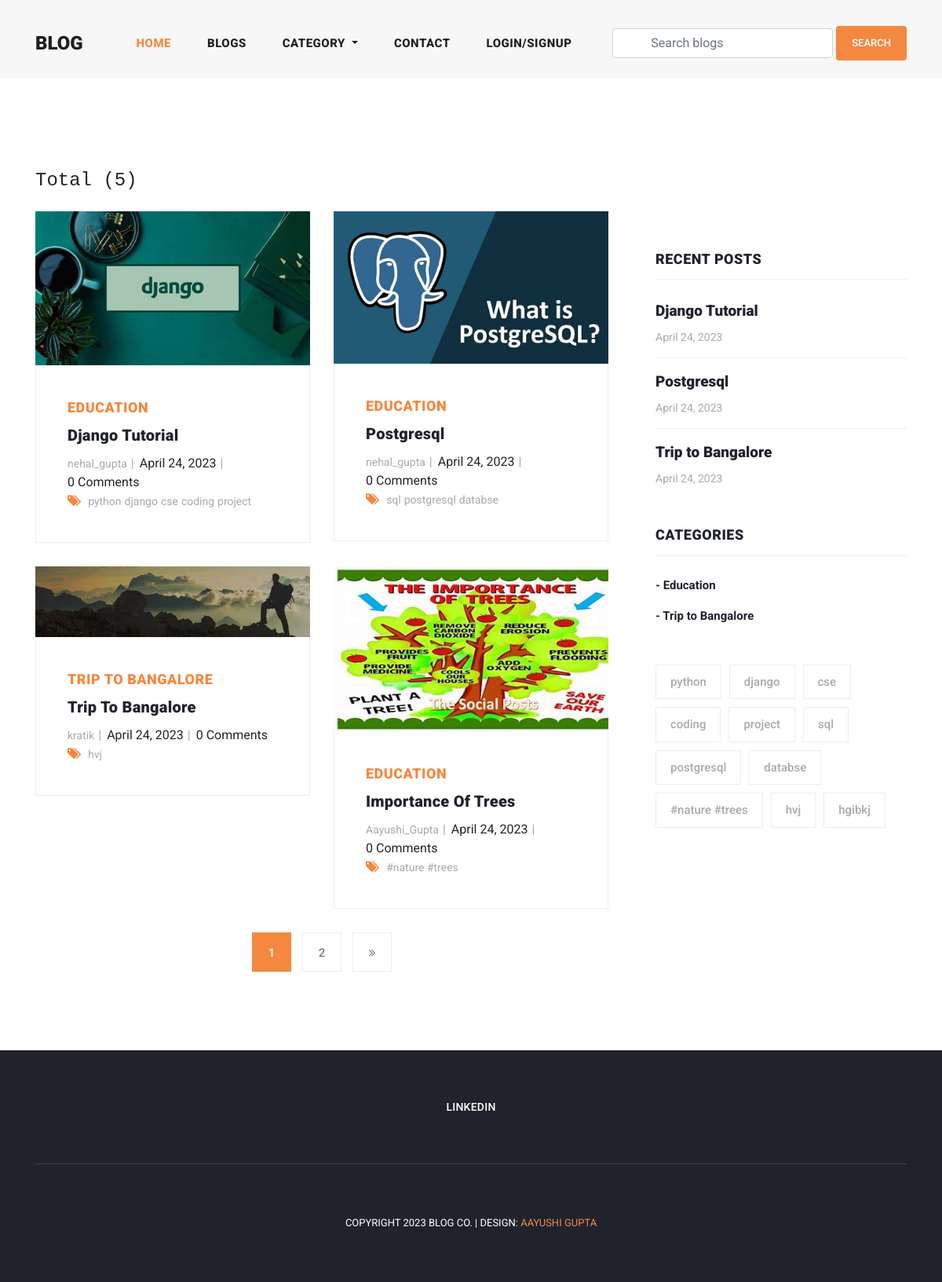
The app's page /blogs/ with its own data.
### blog/models.py (models this page shows, shortened)
class Blog(models.Model):
    user = models.ForeignKey(
        User,
        related_name='user_blogs',
        on_delete=models.CASCADE
    )
    category = models.ForeignKey(
        Category,
        related_name='category_blogs',
        on_delete=models.CASCADE
    )
    tags = models.ManyToManyField(
        Tag,
        related_name='tag_blogs',
        blank=True
    )
    likes = models.ManyToManyField(
        User,
        related_name='user_likes',
        blank=True
    )
    title = models.CharField(
        max_length=250
    )
    slug = models.SlugField(null=True, blank=True)
    banner = models.ImageField(upload_to='blog_banners')
    description = RichTextField()
    created_date = models.DateField(auto_now_add=True)

class Category(models.Model):
    title = models.CharField(max_length=150, unique=True)
    slug = models.SlugField(null=True, blank=True)
    created_date = models.DateField(auto_now_add=True)

class Tag(models.Model):
    title = models.CharField(max_length=150)
    slug = models.SlugField(null=True, blank=True)
    created_date = models.DateField(auto_now_add=True)

### user_profile/models.py (models this page shows, shortened)
class User(AbstractUser):
    email = models.EmailField(
        max_length=150,
        unique=True,
        error_messages={
            "unique": "The email must be unique"
        }
    )
    profile_image = models.ImageField(
        null=True,
        blank=True,
        upload_to="profile_images"
    )
    followers = models.ManyToManyField("Follow")
    REQUIRED_FIELDS = ["email"]
    objects = CustomUserManager()

### blog/views.py (the view)
# urls.py: path('blogs/', blogs, name='blogs'),
def blogs(request):
    queryset = Blog.objects.order_by('-created_date')
    tags = Tag.objects.order_by('-created_date')
    page = request.GET.get('page', 1)
    paginator = Paginator(queryset, 4)
    try:
        blogs = paginator.page(page)
    except EmptyPage:
        blogs = paginator.page(1)
    except PageNotAnInteger:
        blogs = paginator.page(1)
        return redirect('blogs')
    context = {
        "blogs": blogs,
        "tags": tags,
        "paginator": paginator
    }
    return render(request, 'blogs.html', context)

### blog/context_processors.py (called while the page is built)
def get_all_categories(request):
    categories = Category.objects.all()
    context = {
        "categories": categories
    }
    return context

### user_profile/context_processors.py (called while the page is built, shortened)
def user_notifications(request):
    context = {}
    return context

### templates/blogs.html (shortened to what this page needs)
{% extends 'base.html' %}
{% load static %}
{% block content %}
    <section class="blog-posts grid-system">
      <div class="container">
        <div class="row">
          <div class="col-md-8 py-3 mb-2">
            <h4 class="text-monospace">Total ({{paginator.object_list.count}})</h4>
          </div>
          <div class="col-lg-8">
            <div class="all-blog-posts">
              <div class="row">
                {% for blog in blogs %}
                {% include 'blog_card.html' %}
                {% endfor %}
                <div class="col-lg-12">
                  {% include 'pagination.html' %}
                </div>
              </div>
            </div>
          </div>
          {% include 'sidebar.html' %}
        </div>
      </div>
    </section>
{% endblock content %}

### templates/blog_card.html
{% load static %}
<div class="col-lg-6">
    <div class="blog-post">
      <div class="blog-thumb">
        <img src="{{blog.banner.url}}" alt="">
      </div>
      <div class="down-content">
        <span>{{blog.category.title}}</span>
        <a href="{% url 'blog_details' blog.slug %}"><h4>{{blog.title}}</h4></a>
        <ul class="post-info">
          <li><a href="{% url 'view_user_information' blog.user.username %}">{{blog.user.username}}</a></li>
          <li>{{blog.created_date}}</li>
          <li>{{blog.blog_comments.all.count}} Comments</li>
        </ul>
        <div class="post-options">
          <div class="row">
            <div class="col-lg-12">
              <ul class="post-tags">
                <li><i class="fa fa-tags"></i></li>
                {% if blog.tags.all.count > 0 %}
                {% for tag in blog.tags.all %}
                <li><a href="#">{{tag.title}}</a></li>
                {% endfor %}
                {% else %}
                None
                {% endif %}
              </ul>
            </div>
          </div>
        </div>
      </div>
    </div>
  </div>

### templates/sidebar.html (shortened to what this page needs)
<div class="col-lg-4">
    <div class="sidebar">
      <div class="row">
        <div class="col-lg-12">
          <div class="sidebar-item recent-posts">
            <div class="sidebar-heading">
              <h2>Recent Posts</h2>
            </div>
            <div class="content">
              <ul>
                {% for blog in blogs|slice:"3" %}
                <li><a href="{% url 'blog_details' blog.slug %}">
                  <h5>{{blog.title}}</h5>
                  <span>{{blog.created_date}}</span>
                </a></li>
                {% endfor %}
              </ul>
            </div>
          </div>
        </div>
        <div class="col-lg-12">
          <div class="sidebar-item categories">
            <div class="sidebar-heading">
              <h2>Categories</h2>
            </div>
            <div class="content">
              <ul>
                {% for category in categories %}
                <li><a href="{% url 'category_blogs' category.slug %}">- {{category.title}}</a></li>
                {% endfor %}
              </ul>
            </div>
          </div>
        </div>
        <div class="col-lg-12">
          <div class="sidebar-item tags">
            <div class="content">
              <ul>
                {% for tag in tags %}
                <li><a href="{% url 'tag_blogs' tag.slug %}">{{tag.title}}</a></li>
                {% endfor %}
              </ul>
            </div>
          </div>
        </div>
      </div>
    </div>
  </div>

### assets/css/templatemo-stand-blog.css (style rules this page uses)
body { font-family: 'Roboto', sans-serif; overflow-x: hidden; text-rendering: optimizeLegibility; -webkit-font-smoothing: antialiased; -moz-osx-font-smoothing: grayscale; }
a { text-decoration: none!important; }
ul { padding: 0; margin: 0; list-style: none; }
h1,h2,h3,h4,h5,h6 { margin: 0px; }
.blog-posts { margin-top: 100px; }
.blog-posts .blog-post { margin-bottom: 30px; }
.blog-posts .blog-thumb img { width: 100%; overflow: hidden; }
.blog-posts .down-content { padding: 40px; border-right: 1px solid #eee; border-left: 1px solid #eee; border-bottom: 1px solid #eee; }
.blog-posts .down-content span { font-size: 18px; text-transform: uppercase; letter-spacing: 0.5px; font-weight: 900; color: #f48840; }
.blog-posts .down-content h4 { font-size: 24px; text-transform: capitalize; letter-spacing: 0.5px; font-weight: 900; color: #20232e; margin: 10px 0px 12px 0px; }
.blog-posts .down-content ul.post-info li { display: inline-block; margin-right: 8px; }
.blog-posts .down-content ul.post-info li:after { content: '|'; color: #aaa; margin-left: 8px; }
.blog-posts .down-content h4 { font-size: 20px; letter-spacing: 0.25px; }
.grid-system .down-content ul.post-info li { margin-right: 3px; }
.grid-system .down-content ul.post-info li:after { margin-left: 5px; }
.blog-posts .down-content ul.post-info li:last-child::after { display: none; }
.blog-posts .down-content ul.post-info li a { font-size: 14px; color: #aaa; font-weight: 400; transition: all .3s; }
.blog-posts .down-content ul.post-tags li, .blog-posts .down-content ul.post-share li { display: inline-block; }
.blog-posts .down-content ul.post-tags li:first-child i, .blog-posts .down-content ul.post-share li:first-child i { color: #f48840; margin-right: 5px; }
.blog-posts .down-content ul.post-tags li, .blog-posts .down-content ul.post-share li { color: #aaa; }
.blog-posts .down-content ul.post-tags li a, .blog-posts .down-content ul.post-share li a { font-size: 14px; color: #aaa; font-weight: 400; transition: all .3s; }
.blog-posts .sidebar-heading h2 { font-size: 18px; text-transform: uppercase; font-weight: 900; letter-spacing: 0.5px; color: #20232e; border-bottom: 1px solid #eee; padding-bottom: 15px; margin-bottom: 25px; }
.sidebar { margin-left: 30px; }
.sidebar .sidebar-item { margin-top: 50px; }
.sidebar .sidebar-heading h2 { font-size: 18px; text-transform: uppercase; font-weight: 900; letter-spacing: 0.5px; color: #20232e; border-bottom: 1px solid #eee; padding-bottom: 15px; margin-bottom: 25px; }
.sidebar .recent-posts ul li { margin-bottom: 15px; padding-bottom: 15px; border-bottom: 1px solid #eee; }
.sidebar .recent-posts ul li:last-child { margin-bottom: 0px; padding-bottom: 0px; border-bottom: none; }
.sidebar .recent-posts ul li h5 { font-size: 19px; font-weight: 900; color: #20232e; line-height: 30px; transition: all 0.3s; }
.sidebar .recent-posts ul li span { display: block; font-size: 14px; color: #aaa; margin-top: 8px; }
.sidebar .categories ul li { margin-bottom: 15px; }
.sidebar .categories ul li:last-child { margin-bottom: 0px; }
.sidebar .categories ul li a { font-size: 15px; font-weight: 700; color: #20232e; transition: all .3s; }
.sidebar .tags ul li { margin-right: 6px; display: inline-block; }
.sidebar .tags ul li { margin-bottom: 10px; }
.sidebar .tags ul li a { font-size: 15px; font-weight: 500; color: #aaa; display: inline-block; border: 1px solid #eee; padding: 10px 18px; transition: all .3s; }

### records on screen
Blog: banner (picture), category "EDUCATION", title "Django Tutorial", user.username "nehal_gupta", created_date "April 24, 2023", blog_comments.all.count "0"
Tag: title "python"
Tag: title "django"
Tag: title "cse"
Tag: title "coding"
Tag: title "project"
Blog: banner (picture), category "EDUCATION", title "Postgresql", user.username "nehal_gupta", created_date "April 24, 2023", blog_comments.all.count "0"
Tag: title "sql"
Tag: title "postgresql"
Tag: title "databse"
Blog: banner (picture), category "TRIP TO BANGALORE", title "Trip To Bangalore", user.username "kratik", created_date "April 24, 2023", blog_comments.all.count "0", title "Trip to Bangalore"
Tag: title "hvj"
Blog: banner (picture), category "EDUCATION", title "Importance Of Trees", user.username "Aayushi_Gupta", created_date "April 24, 2023", blog_comments.all.count "0"
Tag: title "#nature #trees"
Category: title "Education"
Category: title "Trip to Bangalore"
Tag: title "hgibkj"

### other values on screen
{{ paginator.object_list.count }} "5"
{{ page }} "1"
{{ page }} "2"
